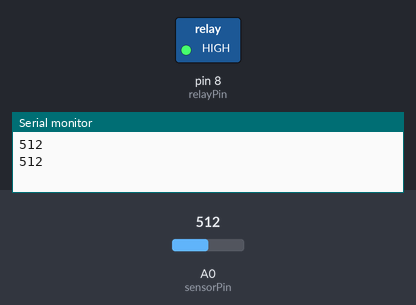
Bench run of a sketch on a simulated Arduino Uno, built with avr-gcc and run on an emulated ATmega328P. Shown: switched loads named in the sketch (green lamp = pin HIGH), the last lines printed to the serial monitor. The inputs (shaded band) are chosen by the test bench; at power-on: A0 (sensorPin) = 512.

Above: at 1.8 s.
1.9 s: A0 (sensorPin) set to 490
At 2.6 s:
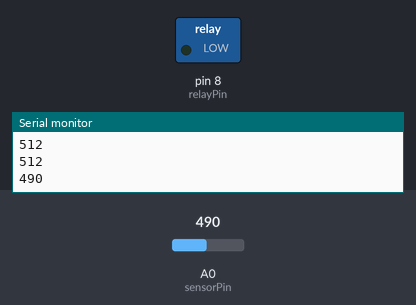
3.5 s: A0 (sensorPin) set to 510
At 5.2 s:
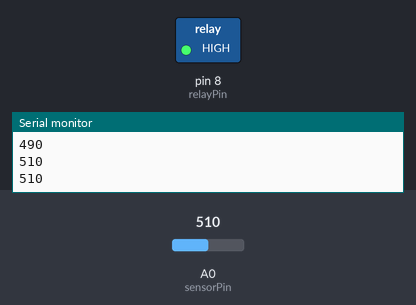
5.5 s: A0 (sensorPin) set to 306
At 6.9 s:
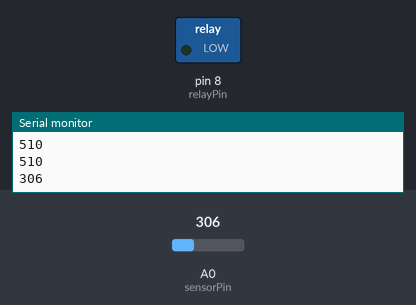
Timing chart, 0 to 8.5 s (numbered marks = the images above; inputs shaded):
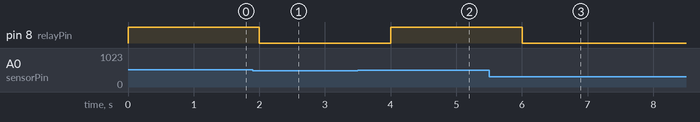

The sketch:

automatic_motor_controller_code.ino
```cpp
#define sensorPin A0
#define relayPin 8

void setup() {
  pinMode(sensorPin, INPUT);
  pinMode(relayPin, OUTPUT);
  Serial.begin(9600);
}

void loop() {
  int sensorValue = analogRead(sensorPin);
  Serial.println(sensorValue);

  if(sensorValue > 500){ // Threshold value to turn motor on
    digitalWrite(relayPin, HIGH); // Turn ON motor
  } else {
    digitalWrite(relayPin, LOW); // Turn OFF motor
  }

  delay(1000);
}
```

Measured:
- the behaviour switches between 501 and 500 on A0 (sensorPin) (found by bisection; images 0 and 1)
- after the input at 1.9 s, pin 8 (relayPin): HIGH → LOW after 0.10 s
- after the input at 3.5 s, pin 8 (relayPin): LOW → HIGH after 0.50 s
- after the input at 5.5 s, pin 8 (relayPin): HIGH → LOW after 0.50 s
